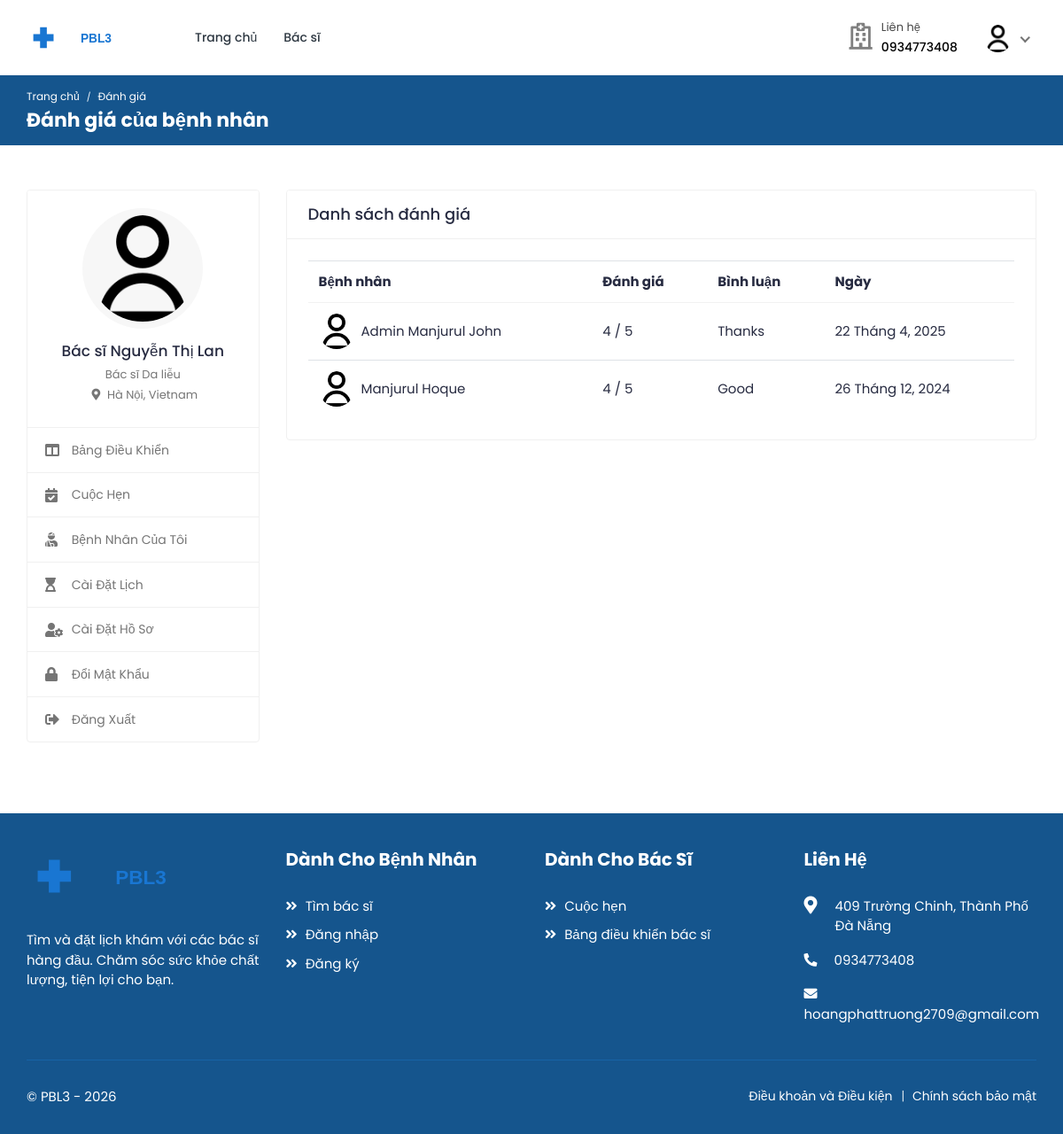
Page /doctors/reviews/ (signed in) on the earlier database version.
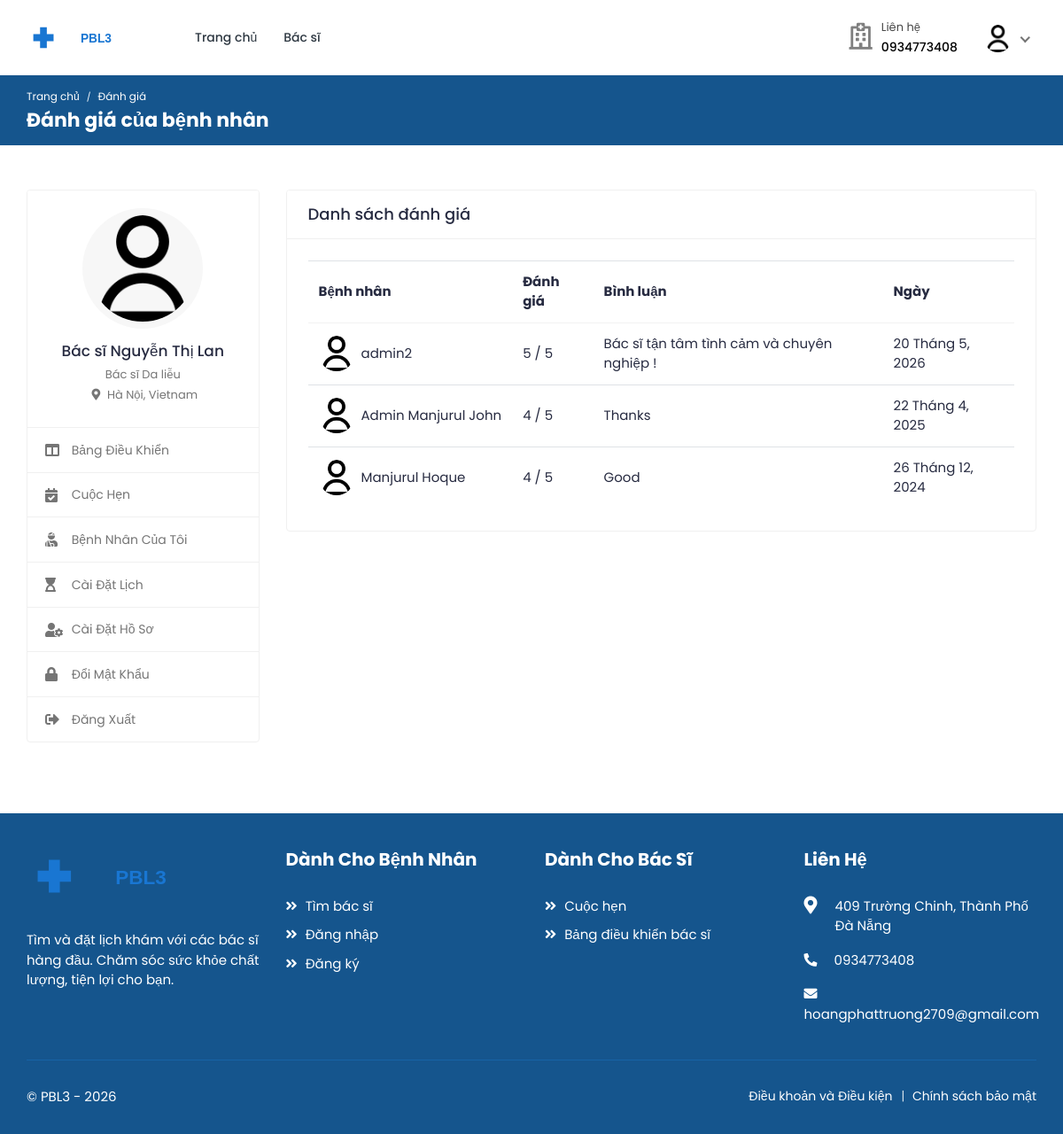
Same page on the later database version.
### core/models.py (models this page shows, shortened)
class Review(models.Model):
    RATING_CHOICES = (
        (1, "1"),
        (2, "2"),
        (3, "3"),
        (4, "4"),
        (5, "5"),
    )
    patient = models.ForeignKey(
        "accounts.User", on_delete=models.CASCADE, related_name="reviews_given"
    )
    doctor = models.ForeignKey(
        "accounts.User",
        on_delete=models.CASCADE,
        related_name="reviews_received",
    )
    booking = models.OneToOneField(
        "bookings.Booking", on_delete=models.CASCADE
    )
    rating = models.IntegerField(choices=RATING_CHOICES)
    review = models.TextField()
    created_at = models.DateTimeField(auto_now_add=True)
    updated_at = models.DateTimeField(auto_now=True)
    class Meta:
        ordering = ["-created_at"]
        unique_together = ["patient", "booking"]
        verbose_name = "Đánh giá"
        verbose_name_plural = "Đánh giá"

### accounts/models.py (models this page shows, shortened)
class Profile(models.Model):
    user = models.OneToOneField(
        User, on_delete=models.CASCADE, related_name="profile"
    )
    avatar = models.ImageField(
        default="defaults/user.png", upload_to=profile_photo_directory_path
    )
    avatar_url = models.URLField(blank=True, null=True)
    phone = models.CharField(max_length=20, blank=True, null=True)
    dob = models.DateField(blank=True, null=True)
    about = models.TextField(blank=True, null=True)
    specialization = models.CharField(max_length=255, blank=True, null=True)
    gender = models.CharField(
        max_length=10,
        choices=[("male", "Nam"), ("female", "Nữ"), ("other", "Khác")],
        blank=True,
    )
    address = models.TextField(blank=True, null=True)
    city = models.CharField(max_length=100, blank=True)
    state = models.CharField(max_length=100, blank=True)
    postal_code = models.CharField(max_length=20, blank=True)
    country = models.CharField(max_length=100, blank=True)
    price_per_consultation = models.DecimalField(
        max_digits=10, decimal_places=2, null=True, blank=True
    )
    is_available = models.BooleanField(default=True)
    blood_group = models.CharField(
        max_length=5,
        choices=[
            ("A+", "A+"),
            ("A-", "A-"),
            ("B+", "B+"),
            ("B-", "B-"),
            ("O+", "O+"),
            ("O-", "O-"),
            ("AB+", "AB+"),
            ("AB-", "AB-"),
        ],
        blank=True,
        null=True,
    )
    allergies = models.TextField(blank=True, null=True)
    medical_conditions = models.TextField(blank=True, null=True)
    department = models.ForeignKey(
        "core.Department",
        on_delete=models.SET_NULL,
        null=True,
        blank=True,
        related_name="profiles",
    )
    class Meta:
        verbose_name = "Hồ sơ"
        verbose_name_plural = "Hồ sơ"
    @property
    def image(self):
        return (
            self.avatar.url
            if self.avatar.storage.exists(self.avatar.name)
            else "{}defaults/user.png".format(settings.MEDIA_URL)
        )

class  User(AbstractUser):
    class RoleChoices(models.TextChoices):
        DOCTOR = "doctor", "Doctor"
        PATIENT = "patient", "Patient"
        PHARMACIST = "pharmacist", "Pharmacist"
        DEPARTMENT_DOCTOR = "dept_doctor", "Department Doctor"
    username = models.CharField(max_length=30, unique=True)
    role = models.CharField(
        choices=RoleChoices.choices,
        max_length=20,
        default="patient",
        error_messages={"required": "Role must be provided"},
    )
    email = models.EmailField(
        blank=True,
        error_messages={
            "unique": "A user with that email already exists.",
        },
    )
    provider = models.CharField(max_length=32, blank=True, null=True)
    first_name = models.CharField(max_length=150, blank=True)
    last_name = models.CharField(max_length=150, blank=True)
    registration_number = models.IntegerField(null=True, blank=True)
    USERNAME_FIELD = "username"
    REQUIRED_FIELDS = []
    objects = CustomUserManager()
    class Meta:
        verbose_name = "Người dùng"
        verbose_name_plural = "Người dùng"
    def get_full_name(self):
        full_name = "%s %s" % (self.first_name, self.last_name)
        return full_name.strip() or self.username

### doctors/views.py (the view)
# urls.py: path("reviews/", ReviewListView.as_view(), name="reviews"),
class ReviewListView(DoctorRequiredMixin, ListView):
    model = Review
    template_name = "doctors/reviews.html"
    context_object_name = "reviews"
    paginate_by = 10
    def get_queryset(self):
        return (
            Review.objects.select_related("patient", "patient__profile")
            .filter(doctor=self.request.user)
            .order_by("-created_at")
        )

### accounts/managers.py (called while the page is built)
    def get(self, *args, **kwargs):
        return super().select_related("profile").get(*args, **kwargs)

### core/templatetags/currency_filters.py (called while the page is built)
@register.filter
def date_vn(value):
    if not value:
        return ""
    try:
        day = value.day
        month = value.month
        year = value.year
        return f"{day} Tháng {month}, {year}"
    except Exception:
        return value

### mixins/custom_mixins.py (called while the page is built)
    def dispatch(self, request, *args, **kwargs):
        if not request.user.is_authenticated:
            return super().dispatch(request, *args, **kwargs)
        if request.user.role != "doctor":
            return self.handle_no_permission()
        return super().dispatch(request, *args, **kwargs)

### templates/doctors/reviews.html (shortened to what this page needs)
{% extends 'includes/doctor-sidebar.html' %}
{% load static %}
{% load currency_filters %}
{% block page_name1 %}Đánh giá{% endblock %}
{% block page_name2 %}Đánh giá của bệnh nhân{% endblock %}
{% block main %}
<div class="row">
    <div class="col-md-12">
        <div class="card">
            <div class="card-header">
                <h4 class="card-title">Danh sách đánh giá</h4>
            </div>
            <div class="card-body">
                <div class="table-responsive">
                    <table class="table table-hover table-center mb-0">
                        <thead>
                            <tr>
                                <th>Bệnh nhân</th>
                                <th>Đánh giá</th>
                                <th>Bình luận</th>
                                <th>Ngày</th>
                            </tr>
                        </thead>
                        <tbody>
                            {% for review in reviews %}
                            <tr>
                                <td>
                                    <h2 class="table-avatar">
                                        <a href="#" class="avatar avatar-sm mr-2">
                                            <img class="avatar-img rounded-circle" src="{{ review.patient.profile.image }}" alt="Ảnh bệnh nhân">
                                        </a>
                                        <a href="#">{{ review.patient.get_full_name }}</a>
                                    </h2>
                                </td>
                                <td>{{ review.rating }} / 5</td>
                                <td>{{ review.review }}</td>
                                <td>{{ review.created_at|date_vn }}</td>
                            </tr>
                            {% empty %}
                            <tr>
                                <td colspan="4" class="text-center">Chưa có đánh giá</td>
                            </tr>
                            {% endfor %}
                        </tbody>
                    </table>
                </div>
            </div>
        </div>
    </div>
</div>
{% endblock %}

Differences in the rows shown:
added Review: patient.profile.image (placeholder picture), patient.get_full_name "admin2", rating "5", review "Bác sĩ tận tâm tình cảm và chuyên nghiệp !", created_at "20 Tháng 5, 2026"
